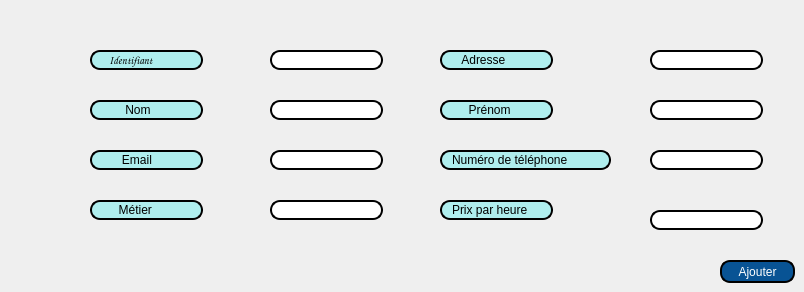
      <widget class="QWidget" name="tab_2">
       <attribute name="title">
        <string>Modifier</string>
       </attribute>
       <widget class="QLineEdit" name="lineEdit_num_tel_2">
        <property name="geometry">
         <rect>
          <x>650</x>
          <y>150</y>
          <width>113</width>
          <height>20</height>
         </rect>
        </property>
        <property name="styleSheet">
         <string notr="true">border: 2px solid black;
border-radius: 10px;
padding: 0 8px;
background: white;
selection-background-color: gray;</string>
        </property>
       </widget>
       <widget class="QLineEdit" name="lineEdit_metier_2">
        <property name="geometry">
         <rect>
          <x>270</x>
          <y>200</y>
          <width>113</width>
          <height>20</height>
         </rect>
        </property>
        <property name="styleSheet">
         <string notr="true">border: 2px solid black;
border-radius: 10px;
padding: 0 8px;
background: white;
selection-background-color: gray;</string>
        </property>
       </widget>
       <widget class="QLineEdit" name="lineEdit_adresse_2">
        <property name="geometry">
         <rect>
          <x>440</x>
          <y>50</y>
          <width>113</width>
          <height>20</height>
         </rect>
        </property>
        <property name="styleSheet">
         <string notr="true">border: 2px solid black;
font: 75 8pt &quot;MS Shell Dlg 2&quot;;
border-radius: 10px;
padding: 0 8px;
background: #AFEEEE;
font: bold, &quot;Comic Sans MS&quot;;;
text-align:center;</string>
        </property>
        <property name="text">
         <string>   Adresse</string>
        </property>
        <property name="readOnly">
         <bool>true</bool>
        </property>
       </widget>
       <widget class="QLineEdit" name="lineEdit_prenom">
        <property name="geometry">
         <rect>
          <x>650</x>
          <y>100</y>
          <width>113</width>
          <height>20</height>
         </rect>
        </property>
        <property name="styleSheet">
         <string notr="true">border: 2px solid black;
border-radius: 10px;
padding: 0 8px;
background: white;
selection-background-color: gray;</string>
        </property>
       </widget>
       <widget class="QLineEdit" name="metier">
        <property name="geometry">
         <rect>
          <x>90</x>
          <y>200</y>
          <width>113</width>
          <height>20</height>
         </rect>
        </property>
        <property name="styleSheet">
         <string notr="true">border: 2px solid black;
font: 75 8pt &quot;MS Shell Dlg 2&quot;;
border-radius: 10px;
padding: 0 8px;
background: #AFEEEE;
font: bold, &quot;Comic Sans MS&quot;;;
text-align:center;</string>
        </property>
        <property name="text">
         <string>     Métier</string>
        </property>
        <property name="readOnly">
         <bool>true</bool>
        </property>
       </widget>
       <widget class="QLineEdit" name="lineEdit_id_2">
        <property name="geometry">
         <rect>
          <x>270</x>
          <y>50</y>
          <width>113</width>
          <height>20</height>
         </rect>
        </property>
        <property name="styleSheet">
         <string notr="true">border: 2px solid black;
border-radius: 10px;
padding: 0 8px;
background: white;
selection-background-color: gray;</string>
        </property>
       </widget>
       <widget class="QLineEdit" name="prix_heure_2">
        <property name="geometry">
         <rect>
          <x>440</x>
          <y>200</y>
          <width>113</width>
          <height>20</height>
         </rect>
        </property>
        <property name="styleSheet">
         <string notr="true">border: 2px solid black;
font: 75 8pt &quot;MS Shell Dlg 2&quot;;
border-radius: 10px;
padding: 0 8px;
background: #AFEEEE;
font: bold, &quot;Comic Sans MS&quot;;;
text-align:center;</string>
        </property>
        <property name="text">
         <string>Prix par heure</string>
        </property>
        <property name="readOnly">
         <bool>true</bool>
        </property>
       </widget>
       <widget class="QLineEdit" name="email_2">
        <property name="geometry">
         <rect>
          <x>90</x>
          <y>150</y>
          <width>113</width>
          <height>20</height>
         </rect>
        </property>
        <property name="styleSheet">
         <string notr="true">border: 2px solid black;
font: 75 8pt &quot;MS Shell Dlg 2&quot;;
border-radius: 10px;
padding: 0 8px;
background: #AFEEEE;
font: bold, &quot;Comic Sans MS&quot;;;
text-align:center;</string>
        </property>
        <property name="text">
         <string>      Email</string>
        </property>
        <property name="readOnly">
         <bool>true</bool>
        </property>
       </widget>
       <widget class="QLineEdit" name="lineEdit_email_2">
        <property name="geometry">
         <rect>
          <x>270</x>
          <y>150</y>
          <width>113</width>
          <height>20</height>
         </rect>
        </property>
        <property name="styleSheet">
         <string notr="true">border: 2px solid black;
border-radius: 10px;
padding: 0 8px;
background: white;
selection-background-color: gray;</string>
        </property>
       </widget>
       <widget class="QLineEdit" name="lineEdit_prix_heure_2">
        <property name="geometry">
         <rect>
          <x>650</x>
          <y>210</y>
          <width>113</width>
          <height>20</height>
         </rect>
        </property>
        <property name="styleSheet">
         <string notr="true">border: 2px solid black;
border-radius: 10px;
padding: 0 8px;
background: white;
selection-background-color: gray;</string>
        </property>
       </widget>
       <widget class="QLineEdit" name="identifiant_2">
        <property name="geometry">
         <rect>
          <x>90</x>
          <y>50</y>
          <width>113</width>
          <height>20</height>
         </rect>
        </property>
        <property name="font">
         <font>
          <family>Comic Sans MS</family>
          <pointsize>8</pointsize>
          <weight>75</weight>
          <italic>false</italic>
          <bold>true</bold>
         </font>
        </property>
        <property name="toolTip">
         <string>&lt;html&gt;&lt;head/&gt;&lt;body&gt;&lt;p align=&quot;center&quot;&gt;&lt;br/&gt;&lt;/p&gt;&lt;/body&gt;&lt;/html&gt;</string>
        </property>
        <property name="styleSheet">
         <string notr="true">border: 2px solid black;
font: 75 8pt &quot;MS Shell Dlg 2&quot;;
border-radius: 10px;
padding: 0 8px;
background: #AFEEEE;
font: bold, &quot;Comic Sans MS&quot;;;
text-align:center;
</string>
        </property>
        <property name="text">
         <string>   Identifiant</string>
        </property>
        <property name="readOnly">
         <bool>true</bool>
        </property>
       </widget>
       <widget class="QLineEdit" name="nom_2">
        <property name="geometry">
         <rect>
          <x>90</x>
          <y>100</y>
          <width>113</width>
          <height>20</height>
         </rect>
        </property>
        <property name="styleSheet">
         <string notr="true">border: 2px solid black;
font: 75 8pt &quot;MS Shell Dlg 2&quot;;
border-radius: 10px;
padding: 0 8px;
background: #AFEEEE;
font: bold, &quot;Comic Sans MS&quot;;;
text-align:center;</string>
        </property>
        <property name="text">
         <string>       Nom</string>
        </property>
        <property name="readOnly">
         <bool>true</bool>
        </property>
       </widget>
       <widget class="QPushButton" name="Ajouter_Employe_5">
        <property name="geometry">
         <rect>
          <x>720</x>
          <y>260</y>
          <width>75</width>
          <height>23</height>
         </rect>
        </property>
        <property name="styleSheet">
         <string notr="true">border: 2px solid black;
border-radius: 10px;
padding: 0 8px;
color: rgb(255, 255, 255);
background:#085394	;
font: bold, &quot;Comic Sans MS&quot;;
</string>
        </property>
        <property name="text">
         <string>Ajouter</string>
        </property>
       </widget>
       <widget class="QLineEdit" name="prenom_2">
        <property name="geometry">
         <rect>
          <x>440</x>
          <y>100</y>
          <width>113</width>
          <height>20</height>
         </rect>
        </property>
        <property name="styleSheet">
         <string notr="true">border: 2px solid black;
font: 75 8pt &quot;MS Shell Dlg 2&quot;;
border-radius: 10px;
padding: 0 8px;
background: #AFEEEE;
font: bold, &quot;Comic Sans MS&quot;;;
text-align:center;</string>
        </property>
        <property name="text">
         <string>     Prénom</string>
        </property>
        <property name="readOnly">
         <bool>true</bool>
        </property>
       </widget>
       <widget class="QLineEdit" name="numero_tel_2">
        <property name="geometry">
         <rect>
          <x>440</x>
          <y>150</y>
          <width>171</width>
          <height>20</height>
         </rect>
        </property>
        <property name="styleSheet">
         <string notr="true">border: 2px solid black;
font: 75 8pt &quot;MS Shell Dlg 2&quot;;
border-radius: 10px;
padding: 0 8px;
background: #AFEEEE;
font: bold, &quot;Comic Sans MS&quot;;;
text-align:center;</string>
        </property>
        <property name="text">
         <string>Numéro de téléphone</string>
        </property>
        <property name="readOnly">
         <bool>true</bool>
        </property>
       </widget>
       <widget class="QLineEdit" name="lineEdit_adresse_3">
        <property name="geometry">
         <rect>
          <x>650</x>
          <y>50</y>
          <width>113</width>
          <height>20</height>
         </rect>
        </property>
        <property name="styleSheet">
         <string notr="true">border: 2px solid black;
border-radius: 10px;
padding: 0 8px;
background: white;
selection-background-color: gray;</string>
        </property>
       </widget>
       <widget class="QLineEdit" name="lineEdit_nom_2">
        <property name="geometry">
         <rect>
          <x>270</x>
          <y>100</y>
          <width>113</width>
          <height>20</height>
         </rect>
        </property>
        <property name="styleSheet">
         <string notr="true">border: 2px solid black;
border-radius: 10px;
padding: 0 8px;
background: white;
selection-background-color: gray;</string>
        </property>
       </widget>
      </widget>
